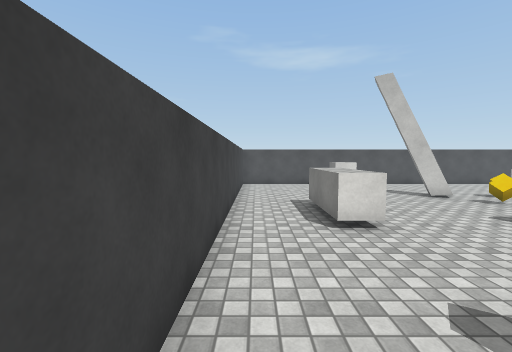
[1] (above)

16 first-person views from a walk through a 3-D level made in the Unity game engine. The camera is 1.5 m above the floor, tilts 4° down and sees 90° across. The floor is counted in squares, 1 m on a side. Each view is taken from the middle of a square. On the plan, view 1 faces up. The plan holds only what a view shows up to about 13 squares ahead; the rest is blank. Surface patterns are stand-ins for the level's own textures.

[2]
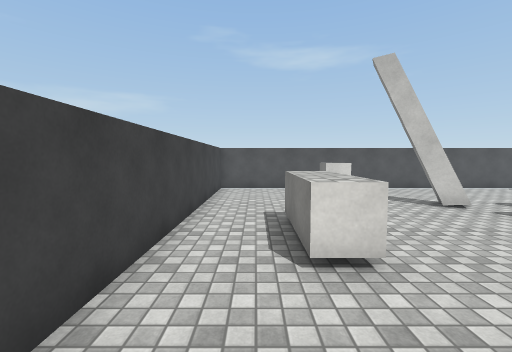

[3]
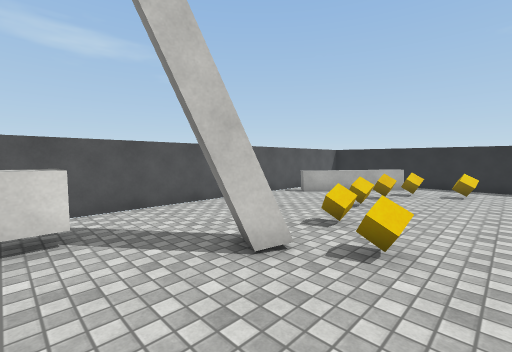

[4]
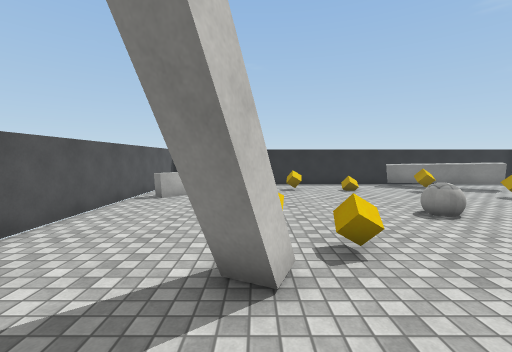

[5]
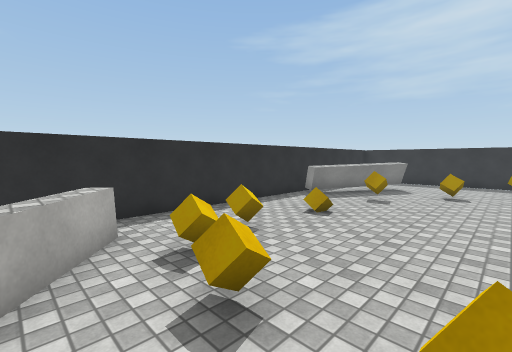

[6]
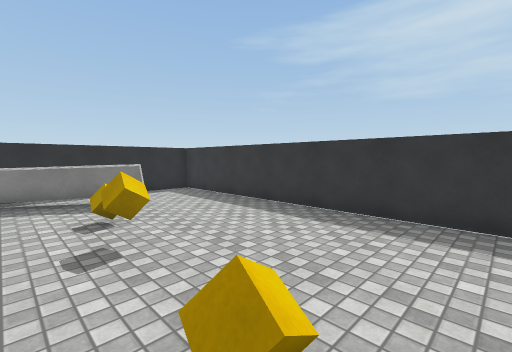

[7]
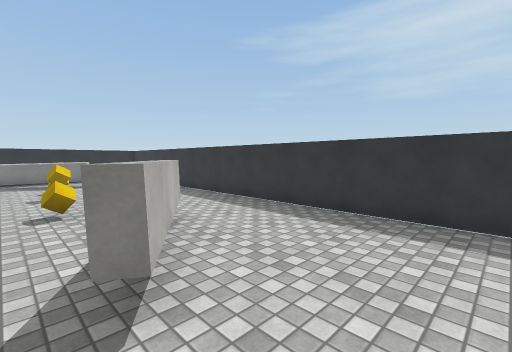

[8]
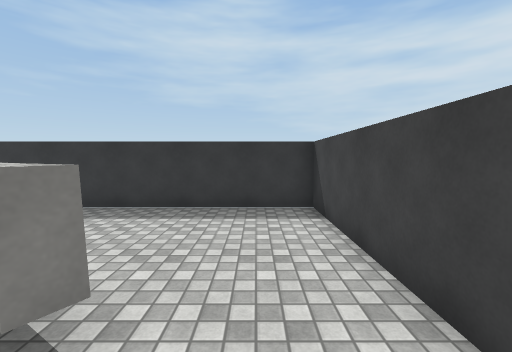

[9]
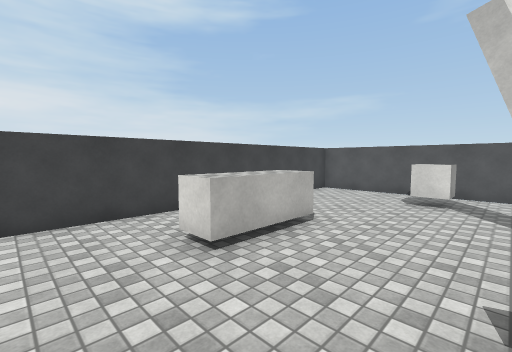

[10]
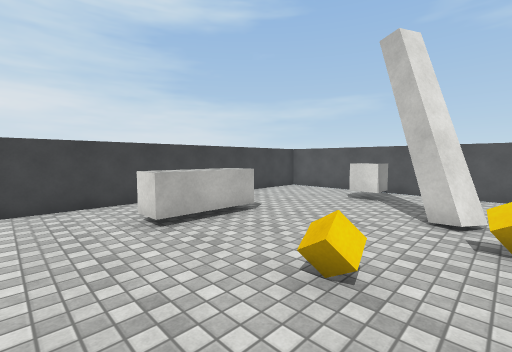

[11]
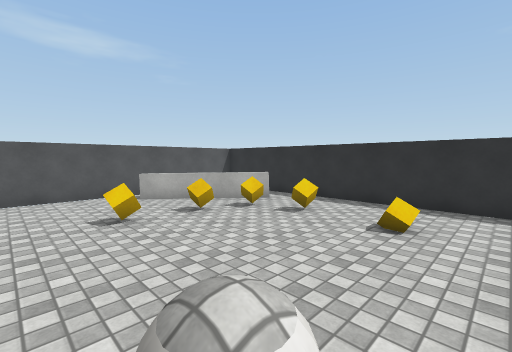

[12]
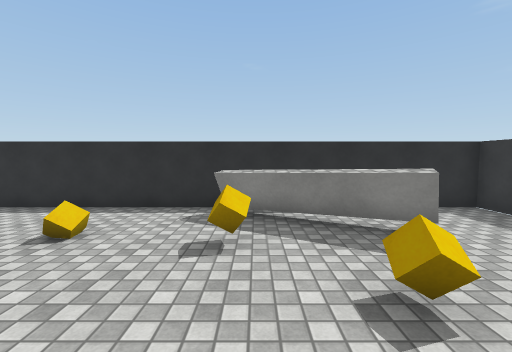

[13]
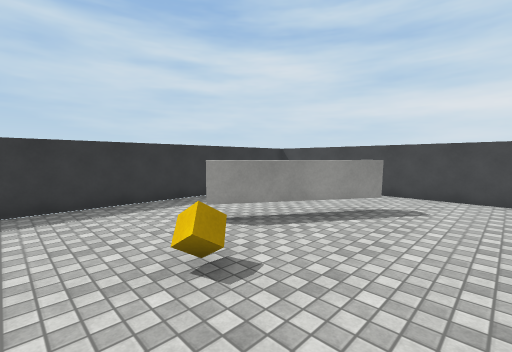

[14]
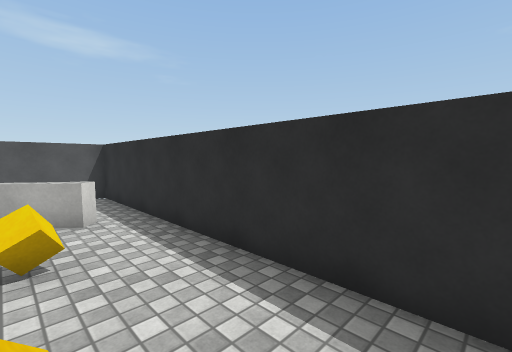

[15]
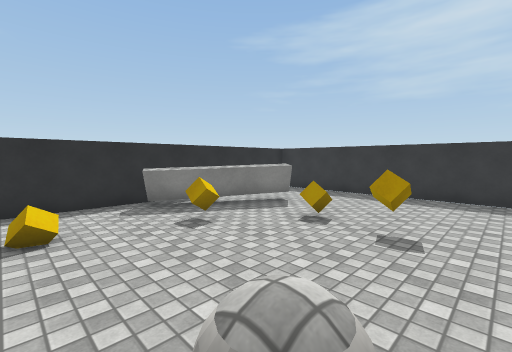

[16]
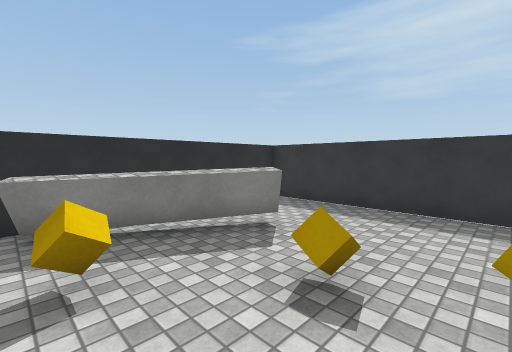

### Floor plan
Key: @ floor where view 1 was taken; # wall or solid block; . floor; = window, fence, low wall or low ledge; ^ raised ledge; O other object.
Columns run from 1 left of view 1 to 19 right of it. Each row starts with its distance up from view 1.
 15 #####################
 14 #..............=.  .#
 13 #....OO........==  .#
 12 #....O..........===.#
 11 #.................=.#
 10 #.......#.O..O.O.O..#
  9 #...................#
  8 #..^.....O.......O..#
  7 #..^^...............#
  6 #..^^..O.........O..#
  5 #..^.......OO.......#
  4 #...................#
  3 #..................##
  2 #...............O.=##
  1 #...=#...O........=.#
  0 #@...==......O.O.==.#
 -1 #.....#=.........=..#
 -2 #...................#
 -3 #...................#
 -4 #...................#
 -5 #####################

Positions as (right, up) in squares from view 1, and headings:
1: (0, 0), facing up
2: (1, 2), facing up
3: (4, 7), facing up-right
4: (4, 10), facing right
5: (12, 12), facing down-right
6: (7, 2), facing down-right
7: (0, 2), facing down-right
8: (1, 3), facing down
9: (6, 3), facing up-left
10: (8, 3), facing up-left
11: (10, 4), facing up-right
12: (11, 2), facing right
13: (10, 4), facing down-left
14: (16, 4), facing up-right
15: (10, 6), facing down-right
16: (12, 3), facing down-right
